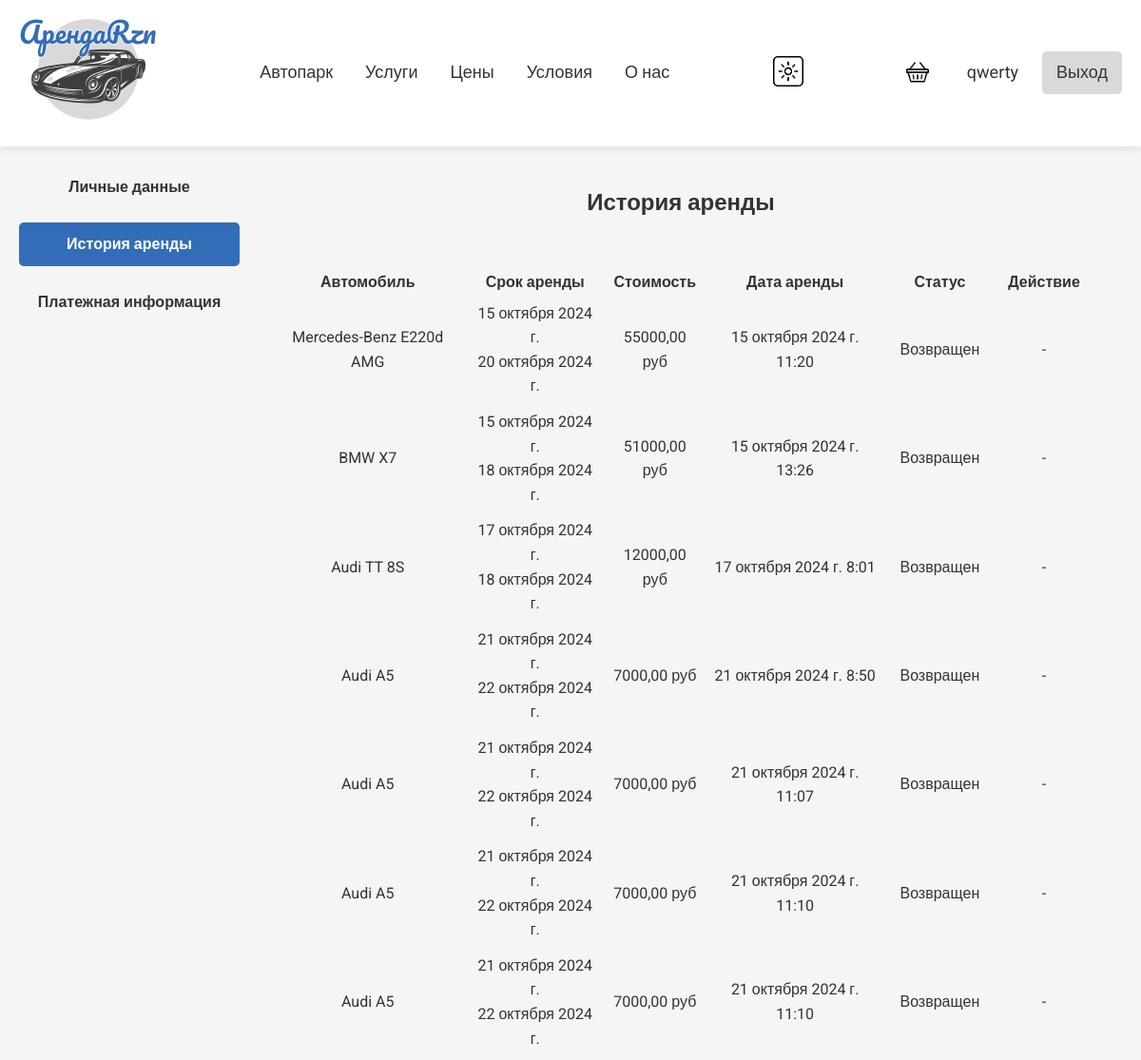
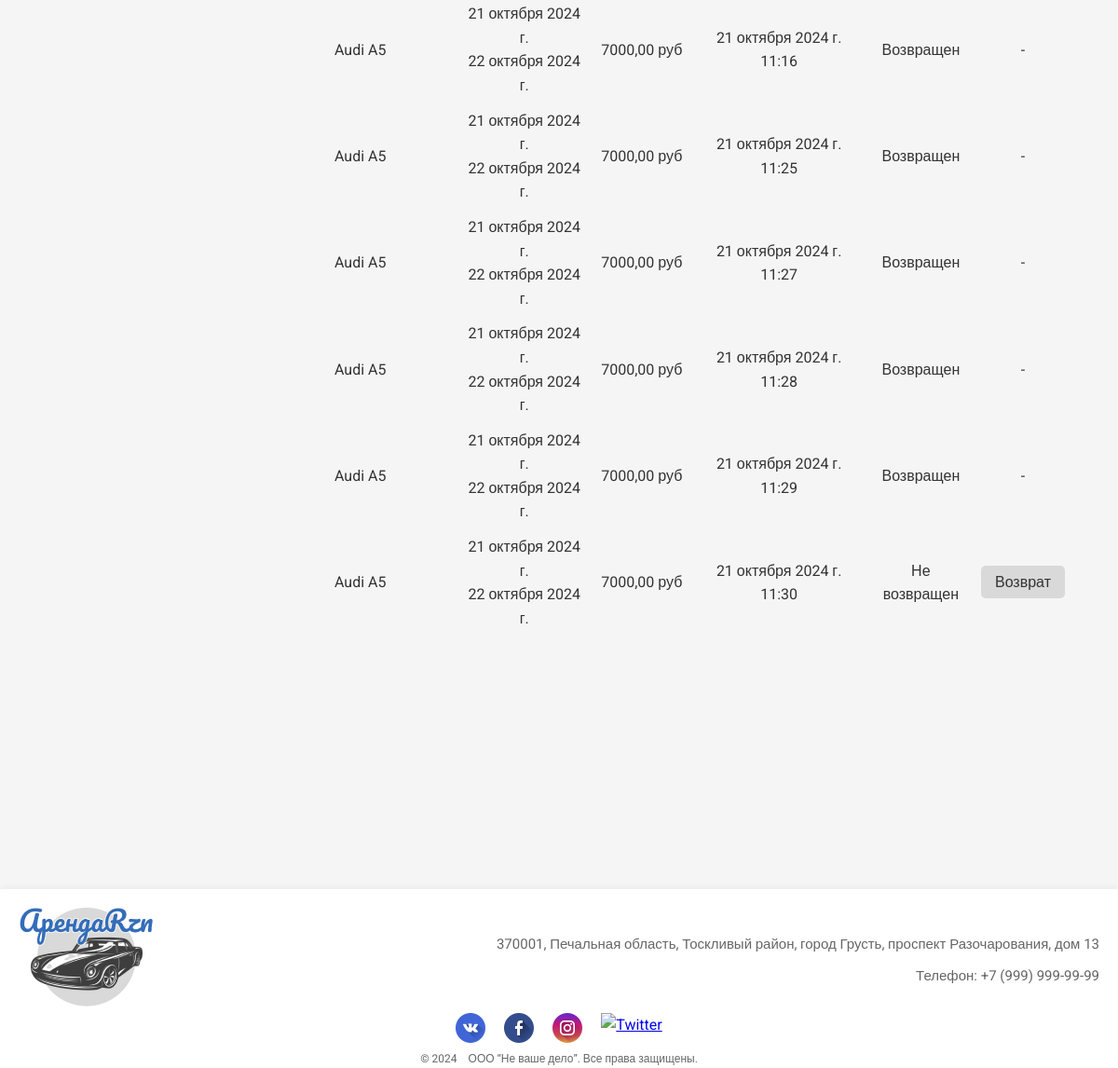
The app's page /users/rental_history (signed in), older data (2 pictures, top to bottom).
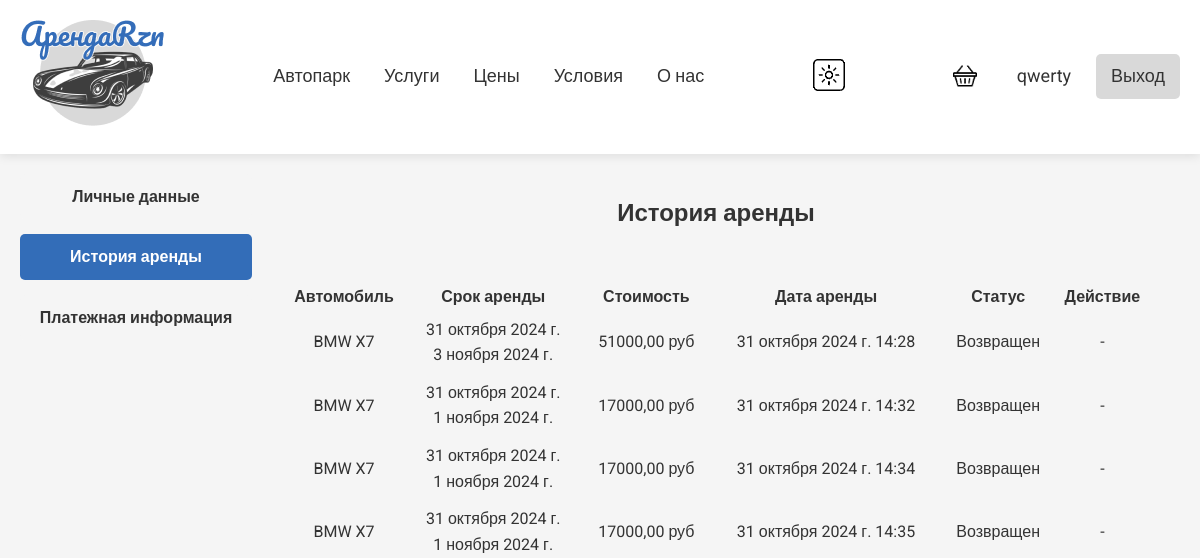
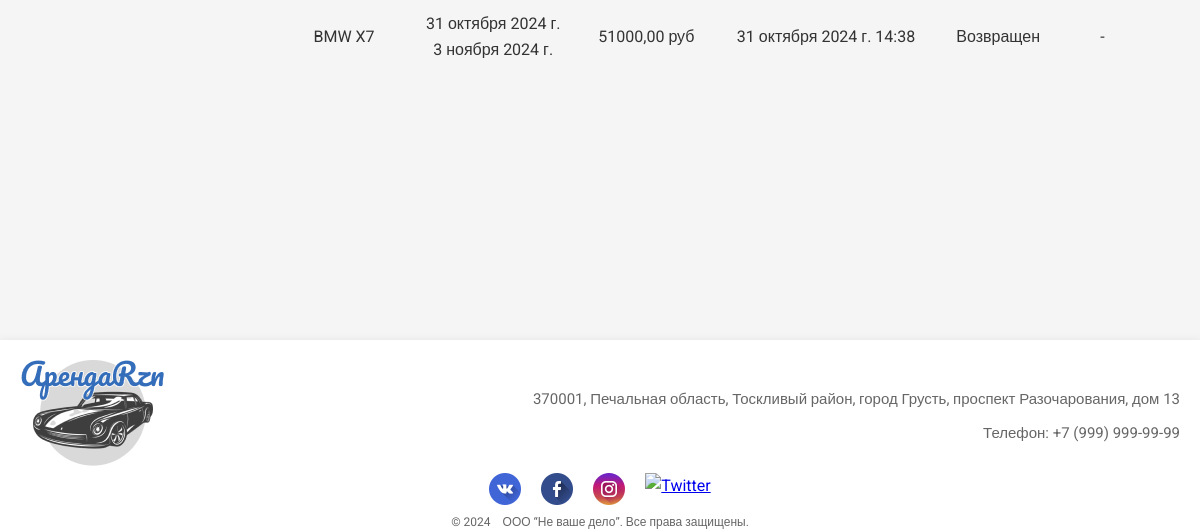
The same page, newer data (2 pictures, top to bottom).
### cars/models.py (models this page shows, shortened)
class RentalHistory(models.Model):
    user = models.ForeignKey(User, on_delete=models.CASCADE)
    car = models.ForeignKey(Cars, on_delete=models.CASCADE)
    start_date = models.DateField()
    end_date = models.DateField()
    total_price = models.DecimalField(max_digits=10, decimal_places=2)
    rented_at = models.DateTimeField(auto_now_add=True)
    is_returned = models.BooleanField(default=False)

class Cars(models.Model):
    brand = models.ForeignKey(CarBrands, on_delete=models.PROTECT)
    model = models.CharField(max_length=64)
    year = models.IntegerField()
    image = models.ImageField(upload_to='car_img', blank=True)
    description = models.TextField(blank=True)
    price = models.DecimalField(max_digits=9, decimal_places=2)
    carClass = models.ForeignKey(CarClasses, on_delete=models.PROTECT)
    is_rented = models.BooleanField(default=False)
    color = models.CharField(max_length=64, null=True, blank=True)
    drive = models.CharField(max_length=64, null=True, blank=True)
    transmission = models.CharField(max_length=64, null=True, blank=True)
    power = models.IntegerField(null=True, blank=True)
    acceleration = models.DecimalField(max_digits=4, decimal_places=2, null=True, blank=True)
    engine_capacity = models.DecimalField(max_digits=4, decimal_places=1, null=True, blank=True)

class CarBrands(models.Model):
    name = models.CharField(max_length=64, unique=True)
    def __str__(self) -> str:
        return self.name

### users/views.py (the view)
# urls.py: path('rental_history', rental_history, name='rental_history'),
@login_required
def rental_history(request):
    rental = RentalHistory.objects.filter(user=request.user)
    context = {'history_items': rental,
               'title': 'История аренды',}
    return render(request, 'users/rental_history.html', context)

### users/templates/users/rental_history.html (shortened to what this page needs)
{% extends 'cars/base.html' %}
{% load static %}
{% block css %}
  <link rel="stylesheet" href='{% static "css/rental_history.css" %}' />
{% endblock %}
{% block context %}
<section class="history-section">
    <div class="profile-sidebar">
        <ul>
            <li><a href="{% url 'users:profile' %}">Личные данные</a></li>
            <li><a class="active" href="{% url 'users:rental_history' %}">История аренды</a></li>
            <li><a href="#payment-info">Платежная информация</a></li>
        </ul>
    </div>
    <div class="history-items">
        <h1>История аренды</h1>
        {% if history_items %}
            <table class="history-table">
                <thead>
                    <tr>
                        <th>Автомобиль</th>
                        <th>Срок аренды</th>
                        <th>Стоимость</th>
                        <th>Дата аренды</th>
                        <th>Статус</th>
                        <th>Действие</th>
                    </tr>
                </thead>
                <tbody>
                    {% for item in history_items %}
                    <tr>
                        <td>{{ item.car.brand }} {{ item.car.model }}</td>
                        <td>{{ item.start_date }} <br> {{ item.end_date }}</td>
                        <td>{{ item.total_price }} руб</td>
                        <td>{{ item.rented_at }}</td>
                        <td>
                            {% if item.is_returned %}
                                Возвращен
                            {% else %}
                                Не возвращен
                            {% endif %}
                        </td>
                        <td>
                            {% if not item.is_returned %}
                                <a href="{% url 'users:return_car' item.id %}" class="return-btn">Возврат</a>
                            {% else %}
                                -
                            {% endif %}
                        </td>
                    </tr>
                    {% endfor %}
                </tbody>
            </table>
        {% else %}
            <p>У вас нет истории аренды.</p>
        {% endif %}
    </div>
</section>
{% endblock %}

Row changes from the older to the newer data that the page shows:
removed RentalHistory: car.brand "Mercedes-Benz", car.model "E220d AMG", start_date "15 октября 2024 г.", end_date "20 октября 2024 г.", total_price "55000,00", rented_at "15 октября 2024 г. 11:20", is_returned "Возвращен"
removed RentalHistory: car.brand "BMW", car.model "X7", start_date "15 октября 2024 г.", end_date "18 октября 2024 г.", total_price "51000,00", rented_at "15 октября 2024 г. 13:26", is_returned "Возвращен"
removed RentalHistory: car.brand "Audi", car.model "TT 8S", start_date "17 октября 2024 г.", end_date "18 октября 2024 г.", total_price "12000,00", rented_at "17 октября 2024 г. 8:01", is_returned "Возвращен"
removed RentalHistory: car.brand "Audi", car.model "A5", start_date "21 октября 2024 г.", end_date "22 октября 2024 г.", total_price "7000,00", rented_at "21 октября 2024 г. 8:50", is_returned "Возвращен"
removed RentalHistory: car.brand "Audi", car.model "A5", start_date "21 октября 2024 г.", end_date "22 октября 2024 г.", total_price "7000,00", rented_at "21 октября 2024 г. 11:07", is_returned "Возвращен"
removed RentalHistory: car.brand "Audi", car.model "A5", start_date "21 октября 2024 г.", end_date "22 октября 2024 г.", total_price "7000,00", rented_at "21 октября 2024 г. 11:10", is_returned "Возвращен"
removed RentalHistory: car.brand "Audi", car.model "A5", start_date "21 октября 2024 г.", end_date "22 октября 2024 г.", total_price "7000,00", rented_at "21 октября 2024 г. 11:10", is_returned "Возвращен"
removed RentalHistory: car.brand "Audi", car.model "A5", start_date "21 октября 2024 г.", end_date "22 октября 2024 г.", total_price "7000,00", rented_at "21 октября 2024 г. 11:16", is_returned "Возвращен"
removed RentalHistory: car.brand "Audi", car.model "A5", start_date "21 октября 2024 г.", end_date "22 октября 2024 г.", total_price "7000,00", rented_at "21 октября 2024 г. 11:25", is_returned "Возвращен"
removed RentalHistory: car.brand "Audi", car.model "A5", start_date "21 октября 2024 г.", end_date "22 октября 2024 г.", total_price "7000,00", rented_at "21 октября 2024 г. 11:27", is_returned "Возвращен"
removed RentalHistory: car.brand "Audi", car.model "A5", start_date "21 октября 2024 г.", end_date "22 октября 2024 г.", total_price "7000,00", rented_at "21 октября 2024 г. 11:28", is_returned "Возвращен"
removed RentalHistory: car.brand "Audi", car.model "A5", start_date "21 октября 2024 г.", end_date "22 октября 2024 г.", total_price "7000,00", rented_at "21 октября 2024 г. 11:29", is_returned "Возвращен"
removed RentalHistory: car.brand "Audi", car.model "A5", start_date "21 октября 2024 г.", end_date "22 октября 2024 г.", total_price "7000,00", rented_at "21 октября 2024 г. 11:30", is_returned "Не возвращен"
added RentalHistory: car.brand "BMW", car.model "X7", start_date "31 октября 2024 г.", end_date "3 ноября 2024 г.", total_price "51000,00", rented_at "31 октября 2024 г. 14:28", is_returned "Возвращен"
added RentalHistory: car.brand "BMW", car.model "X7", start_date "31 октября 2024 г.", end_date "1 ноября 2024 г.", total_price "17000,00", rented_at "31 октября 2024 г. 14:32", is_returned "Возвращен"
added RentalHistory: car.brand "BMW", car.model "X7", start_date "31 октября 2024 г.", end_date "1 ноября 2024 г.", total_price "17000,00", rented_at "31 октября 2024 г. 14:34", is_returned "Возвращен"
added RentalHistory: car.brand "BMW", car.model "X7", start_date "31 октября 2024 г.", end_date "1 ноября 2024 г.", total_price "17000,00", rented_at "31 октября 2024 г. 14:35", is_returned "Возвращен"
added RentalHistory: car.brand "BMW", car.model "X7", start_date "31 октября 2024 г.", end_date "3 ноября 2024 г.", total_price "51000,00", rented_at "31 октября 2024 г. 14:38", is_returned "Возвращен"
